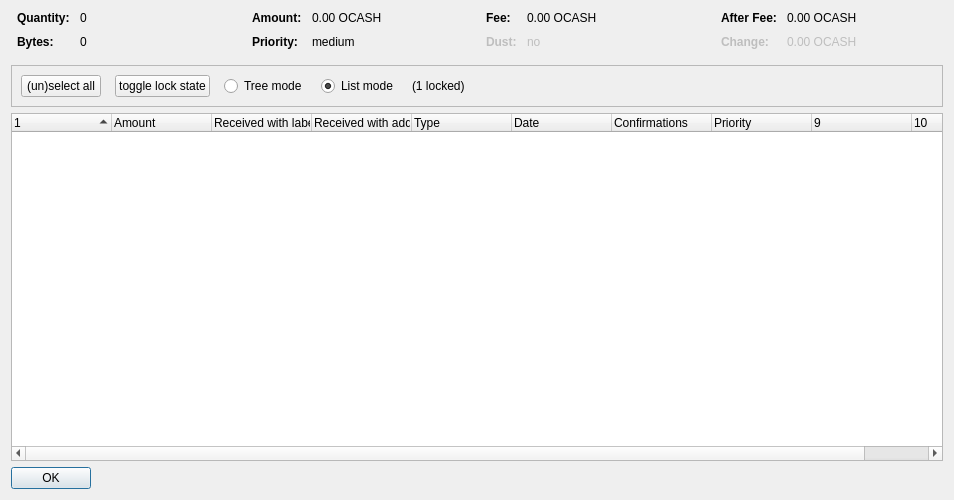
<?xml version="1.0" encoding="UTF-8"?>
<ui version="4.0">
 <class>CoinControlDialog</class>
 <widget class="QDialog" name="CoinControlDialog">
  <property name="geometry">
   <rect>
    <x>0</x>
    <y>0</y>
    <width>954</width>
    <height>500</height>
   </rect>
  </property>
  <property name="windowTitle">
   <string>Coin Selection</string>
  </property>
  <layout class="QVBoxLayout" name="verticalLayout">
   <item>
    <layout class="QHBoxLayout" name="horizontalLayoutTop" stretch="0,0,0,0">
     <property name="topMargin">
      <number>0</number>
     </property>
     <property name="bottomMargin">
      <number>10</number>
     </property>
     <item>
      <layout class="QFormLayout" name="formLayoutCoinControl1">
       <property name="horizontalSpacing">
        <number>10</number>
       </property>
       <property name="verticalSpacing">
        <number>10</number>
       </property>
       <property name="leftMargin">
        <number>6</number>
       </property>
       <property name="rightMargin">
        <number>6</number>
       </property>
       <item row="0" column="0">
        <widget class="QLabel" name="labelCoinControlQuantityText">
         <property name="font">
          <font>
           <weight>75</weight>
           <bold>true</bold>
          </font>
         </property>
         <property name="text">
          <string>Quantity:</string>
         </property>
        </widget>
       </item>
       <item row="0" column="1">
        <widget class="QLabel" name="labelCoinControlQuantity">
         <property name="cursor">
          <cursorShape>IBeamCursor</cursorShape>
         </property>
         <property name="contextMenuPolicy">
          <enum>Qt::ActionsContextMenu</enum>
         </property>
         <property name="text">
          <string notr="true">0</string>
         </property>
         <property name="textInteractionFlags">
          <set>Qt::LinksAccessibleByMouse|Qt::TextSelectableByKeyboard|Qt::TextSelectableByMouse</set>
         </property>
        </widget>
       </item>
       <item row="1" column="0">
        <widget class="QLabel" name="labelCoinControlBytesText">
         <property name="font">
          <font>
           <weight>75</weight>
           <bold>true</bold>
          </font>
         </property>
         <property name="text">
          <string>Bytes:</string>
         </property>
        </widget>
       </item>
       <item row="1" column="1">
        <widget class="QLabel" name="labelCoinControlBytes">
         <property name="cursor">
          <cursorShape>IBeamCursor</cursorShape>
         </property>
         <property name="contextMenuPolicy">
          <enum>Qt::ActionsContextMenu</enum>
         </property>
         <property name="text">
          <string notr="true">0</string>
         </property>
         <property name="textInteractionFlags">
          <set>Qt::LinksAccessibleByMouse|Qt::TextSelectableByKeyboard|Qt::TextSelectableByMouse</set>
         </property>
        </widget>
       </item>
      </layout>
     </item>
     <item>
      <layout class="QFormLayout" name="formLayoutCoinControl2">
       <property name="horizontalSpacing">
        <number>10</number>
       </property>
       <property name="verticalSpacing">
        <number>10</number>
       </property>
       <property name="leftMargin">
        <number>6</number>
       </property>
       <property name="rightMargin">
        <number>6</number>
       </property>
       <item row="0" column="0">
        <widget class="QLabel" name="labelCoinControlAmountText">
         <property name="font">
          <font>
           <weight>75</weight>
           <bold>true</bold>
          </font>
         </property>
         <property name="text">
          <string>Amount:</string>
         </property>
        </widget>
       </item>
       <item row="0" column="1">
        <widget class="QLabel" name="labelCoinControlAmount">
         <property name="cursor">
          <cursorShape>IBeamCursor</cursorShape>
         </property>
         <property name="contextMenuPolicy">
          <enum>Qt::ActionsContextMenu</enum>
         </property>
         <property name="text">
          <string notr="true">0.00 OCASH</string>
         </property>
         <property name="textInteractionFlags">
          <set>Qt::LinksAccessibleByMouse|Qt::TextSelectableByKeyboard|Qt::TextSelectableByMouse</set>
         </property>
        </widget>
       </item>
       <item row="1" column="0">
        <widget class="QLabel" name="labelCoinControlPriorityText">
         <property name="font">
          <font>
           <weight>75</weight>
           <bold>true</bold>
          </font>
         </property>
         <property name="text">
          <string>Priority:</string>
         </property>
        </widget>
       </item>
       <item row="1" column="1">
        <widget class="QLabel" name="labelCoinControlPriority">
         <property name="cursor">
          <cursorShape>IBeamCursor</cursorShape>
         </property>
         <property name="contextMenuPolicy">
          <enum>Qt::ActionsContextMenu</enum>
         </property>
         <property name="text">
          <string>medium</string>
         </property>
         <property name="textInteractionFlags">
          <set>Qt::LinksAccessibleByMouse|Qt::TextSelectableByKeyboard|Qt::TextSelectableByMouse</set>
         </property>
        </widget>
       </item>
      </layout>
     </item>
     <item>
      <layout class="QFormLayout" name="formLayoutCoinControl3">
       <property name="horizontalSpacing">
        <number>10</number>
       </property>
       <property name="verticalSpacing">
        <number>10</number>
       </property>
       <property name="leftMargin">
        <number>6</number>
       </property>
       <property name="rightMargin">
        <number>6</number>
       </property>
       <item row="0" column="0">
        <widget class="QLabel" name="labelCoinControlFeeText">
         <property name="font">
          <font>
           <weight>75</weight>
           <bold>true</bold>
          </font>
         </property>
         <property name="text">
          <string>Fee:</string>
         </property>
        </widget>
       </item>
       <item row="0" column="1">
        <widget class="QLabel" name="labelCoinControlFee">
         <property name="cursor">
          <cursorShape>IBeamCursor</cursorShape>
         </property>
         <property name="contextMenuPolicy">
          <enum>Qt::ActionsContextMenu</enum>
         </property>
         <property name="text">
          <string notr="true">0.00 OCASH</string>
         </property>
         <property name="textInteractionFlags">
          <set>Qt::LinksAccessibleByMouse|Qt::TextSelectableByKeyboard|Qt::TextSelectableByMouse</set>
         </property>
        </widget>
       </item>
       <item row="1" column="0">
        <widget class="QLabel" name="labelCoinControlLowOutputText">
         <property name="enabled">
          <bool>false</bool>
         </property>
         <property name="font">
          <font>
           <weight>75</weight>
           <bold>true</bold>
          </font>
         </property>
         <property name="text">
          <string>Dust:</string>
         </property>
        </widget>
       </item>
       <item row="1" column="1">
        <widget class="QLabel" name="labelCoinControlLowOutput">
         <property name="enabled">
          <bool>false</bool>
         </property>
         <property name="cursor">
          <cursorShape>IBeamCursor</cursorShape>
         </property>
         <property name="contextMenuPolicy">
          <enum>Qt::ActionsContextMenu</enum>
         </property>
         <property name="text">
          <string>no</string>
         </property>
         <property name="textInteractionFlags">
          <set>Qt::LinksAccessibleByMouse|Qt::TextSelectableByKeyboard|Qt::TextSelectableByMouse</set>
         </property>
        </widget>
       </item>
      </layout>
     </item>
     <item>
      <layout class="QFormLayout" name="formLayoutCoinControl4">
       <property name="horizontalSpacing">
        <number>10</number>
       </property>
       <property name="verticalSpacing">
        <number>10</number>
       </property>
       <property name="leftMargin">
        <number>6</number>
       </property>
       <property name="rightMargin">
        <number>6</number>
       </property>
       <item row="0" column="0">
        <widget class="QLabel" name="labelCoinControlAfterFeeText">
         <property name="font">
          <font>
           <weight>75</weight>
           <bold>true</bold>
          </font>
         </property>
         <property name="text">
          <string>After Fee:</string>
         </property>
        </widget>
       </item>
       <item row="0" column="1">
        <widget class="QLabel" name="labelCoinControlAfterFee">
         <property name="cursor">
          <cursorShape>IBeamCursor</cursorShape>
         </property>
         <property name="contextMenuPolicy">
          <enum>Qt::ActionsContextMenu</enum>
         </property>
         <property name="text">
          <string notr="true">0.00 OCASH</string>
         </property>
         <property name="textInteractionFlags">
          <set>Qt::LinksAccessibleByMouse|Qt::TextSelectableByKeyboard|Qt::TextSelectableByMouse</set>
         </property>
        </widget>
       </item>
       <item row="1" column="0">
        <widget class="QLabel" name="labelCoinControlChangeText">
         <property name="enabled">
          <bool>false</bool>
         </property>
         <property name="font">
          <font>
           <weight>75</weight>
           <bold>true</bold>
          </font>
         </property>
         <property name="text">
          <string>Change:</string>
         </property>
        </widget>
       </item>
       <item row="1" column="1">
        <widget class="QLabel" name="labelCoinControlChange">
         <property name="enabled">
          <bool>false</bool>
         </property>
         <property name="cursor">
          <cursorShape>IBeamCursor</cursorShape>
         </property>
         <property name="contextMenuPolicy">
          <enum>Qt::ActionsContextMenu</enum>
         </property>
         <property name="text">
          <string notr="true">0.00 OCASH</string>
         </property>
         <property name="textInteractionFlags">
          <set>Qt::LinksAccessibleByMouse|Qt::TextSelectableByKeyboard|Qt::TextSelectableByMouse</set>
         </property>
        </widget>
       </item>
      </layout>
     </item>
    </layout>
   </item>
   <item>
    <widget class="QFrame" name="frame">
     <property name="minimumSize">
      <size>
       <width>0</width>
       <height>40</height>
      </size>
     </property>
     <property name="frameShape">
      <enum>QFrame::StyledPanel</enum>
     </property>
     <property name="frameShadow">
      <enum>QFrame::Sunken</enum>
     </property>
     <layout class="QHBoxLayout" name="horizontalLayout">
      <item>
       <layout class="QHBoxLayout" name="horizontalLayoutPanel" stretch="0,0,0,0,0,0">
        <property name="spacing">
         <number>14</number>
        </property>
        <item>
         <widget class="QPushButton" name="pushButtonSelectAll">
          <property name="sizePolicy">
           <sizepolicy hsizetype="Maximum" vsizetype="Fixed">
            <horstretch>0</horstretch>
            <verstretch>0</verstretch>
           </sizepolicy>
          </property>
          <property name="text">
           <string>(un)select all</string>
          </property>
          <property name="autoDefault">
           <bool>false</bool>
          </property>
         </widget>
        </item>
        <item>
         <widget class="QPushButton" name="pushButtonToggleLock">
          <property name="sizePolicy">
           <sizepolicy hsizetype="Maximum" vsizetype="Fixed">
            <horstretch>0</horstretch>
            <verstretch>0</verstretch>
           </sizepolicy>
          </property>
          <property name="text">
           <string>toggle lock state</string>
          </property>
          <property name="autoDefault">
           <bool>false</bool>
          </property>
         </widget>
        </item>
        <item>
         <widget class="QRadioButton" name="radioTreeMode">
          <property name="sizePolicy">
           <sizepolicy hsizetype="Maximum" vsizetype="Fixed">
            <horstretch>0</horstretch>
            <verstretch>0</verstretch>
           </sizepolicy>
          </property>
          <property name="text">
           <string>Tree mode</string>
          </property>
         </widget>
        </item>
        <item>
         <widget class="QRadioButton" name="radioListMode">
          <property name="sizePolicy">
           <sizepolicy hsizetype="Maximum" vsizetype="Fixed">
            <horstretch>0</horstretch>
            <verstretch>0</verstretch>
           </sizepolicy>
          </property>
          <property name="text">
           <string>List mode</string>
          </property>
          <property name="checked">
           <bool>true</bool>
          </property>
         </widget>
        </item>
        <item>
         <widget class="QLabel" name="labelLocked">
          <property name="text">
           <string>(1 locked)</string>
          </property>
         </widget>
        </item>
        <item>
         <spacer name="horizontalSpacer">
          <property name="orientation">
           <enum>Qt::Horizontal</enum>
          </property>
          <property name="sizeHint" stdset="0">
           <size>
            <width>40</width>
            <height>20</height>
           </size>
          </property>
         </spacer>
        </item>
       </layout>
      </item>
     </layout>
    </widget>
   </item>
   <item>
    <widget class="CoinControlTreeWidget" name="treeWidget">
     <property name="contextMenuPolicy">
      <enum>Qt::CustomContextMenu</enum>
     </property>
     <property name="sortingEnabled">
      <bool>false</bool>
     </property>
     <property name="columnCount">
      <number>10</number>
     </property>
     <attribute name="headerShowSortIndicator" stdset="0">
      <bool>true</bool>
     </attribute>
     <attribute name="headerStretchLastSection">
      <bool>false</bool>
     </attribute>
     <column>
      <property name="text">
       <string/>
      </property>
     </column>
     <column>
      <property name="text">
       <string>Amount</string>
      </property>
     </column>
     <column>
      <property name="text">
       <string>Received with label</string>
      </property>
     </column>
     <column>
      <property name="text">
       <string>Received with address</string>
      </property>
     </column>
     <column>
      <property name="text">
       <string>Type</string>
      </property>
     </column>
     <column>
      <property name="text">
       <string>Date</string>
      </property>
     </column>
     <column>
      <property name="text">
       <string>Confirmations</string>
      </property>
      <property name="toolTip">
       <string>Confirmed</string>
      </property>
     </column>
     <column>
      <property name="text">
       <string>Priority</string>
      </property>
     </column>
     <column>
      <property name="text">
       <string/>
      </property>
     </column>
     <column>
      <property name="text">
       <string/>
      </property>
     </column>
    </widget>
   </item>
   <item>
    <widget class="QDialogButtonBox" name="buttonBox">
     <property name="sizePolicy">
      <sizepolicy hsizetype="Maximum" vsizetype="Fixed">
       <horstretch>0</horstretch>
       <verstretch>0</verstretch>
      </sizepolicy>
     </property>
     <property name="orientation">
      <enum>Qt::Horizontal</enum>
     </property>
     <property name="standardButtons">
      <set>QDialogButtonBox::Ok</set>
     </property>
    </widget>
   </item>
  </layout>
 </widget>
 <customwidgets>
  <customwidget>
   <class>CoinControlTreeWidget</class>
   <extends>QTreeWidget</extends>
   <header>coincontroltreewidget.h</header>
  </customwidget>
 </customwidgets>
 <resources/>
 <connections/>
</ui>
